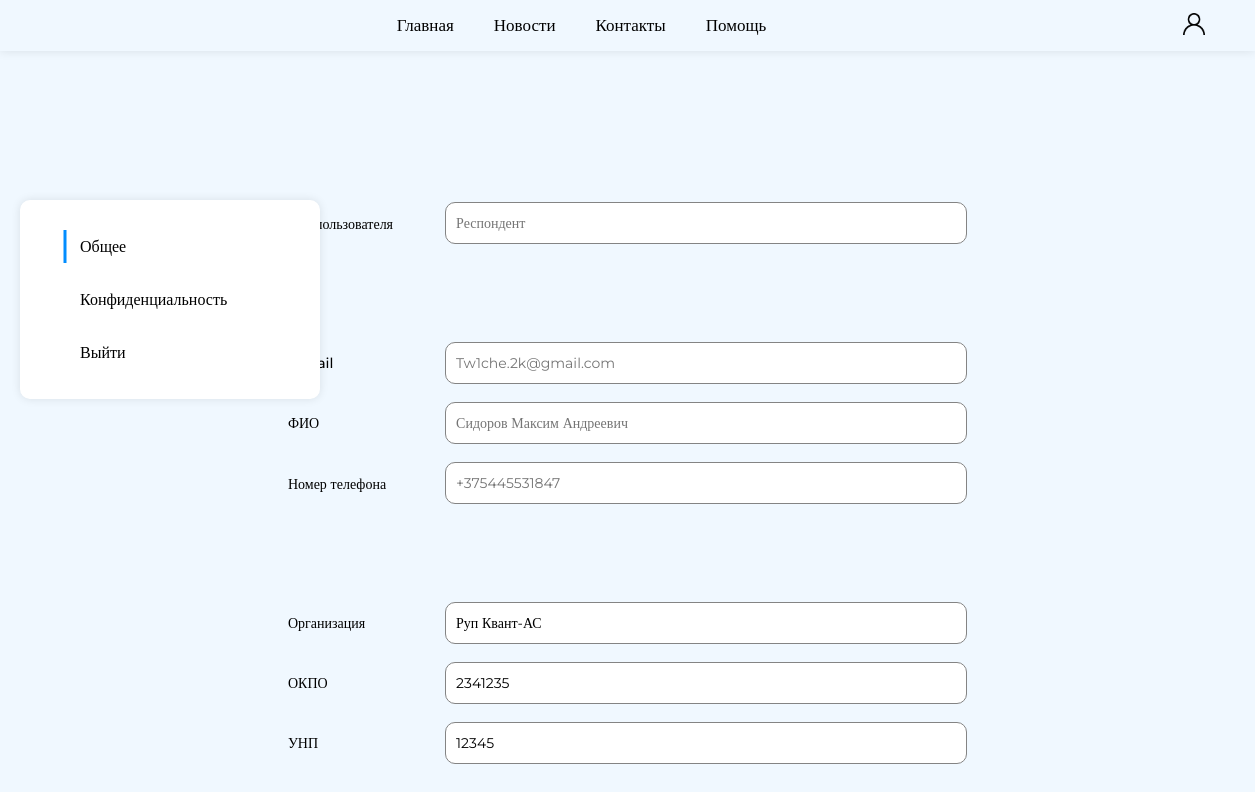
The page /profile/common (signed in) on the database its author committed.
### website/models.py (models this page shows)
class User(db.Model, UserMixin):
    __tablename__ = 'user'
    id = db.Column(db.Integer, primary_key=True)
    type = db.Column(db.String(13), default='Респондент')
    email = db.Column(db.String(50), unique=True)
    fio = db.Column(db.String(30))
    telephone = db.Column(db.String(20))
    password = db.Column(db.String(50))
    organization_id = db.Column(db.Integer(), db.ForeignKey('organization.id'), nullable=False)
    reports = db.relationship('Report', backref='user', lazy = True, cascade = "all, delete-orphan")

class Organization(db.Model):
    __tablename__ = 'organization'
    id = db.Column(db.Integer, primary_key=True)
    full_name = db.Column(db.String(50))
    okpo = db.Column(db.Integer)
    ynp = db.Column(db.Integer)
    users = db.relationship('User', backref = 'organization', lazy = True, cascade = "all, delete-orphan")

### website/views.py (the view)
@views.route('/profile/common')
def profile_common():
    organization = Organization.query.filter_by(id = current_user.organization_id).first()
    return render_template('profile_common.html', user=current_user, organization=organization)

### website/templates/profile_common.html (shortened to what this page needs)
{% extends "base.html" %}
{% block content %}
<div class="profile_page">
    <nav>
        <li class="active_li" onclick="window.location.href='/profile/common'">
            Общее
        </li>
        <li onclick="window.location.href='/profile/password'">Конфиденциальность</li>
        <li onclick="window.location.href='/logout'">Выйти</li>
    </nav>
    <div class="personal-info_area">
        <table>
            <tr>
                <td style = "padding-bottom: 94px;">Тип пользователя</div></td>
                <td><input style = "margin-bottom: 80px;" type="text" placeholder="{{user.type}}" disabled></td>
            <tr >
                <td  ><span >E-mail</span></td>
                <td><input   type="text" placeholder="{{user.email}}" disabled></td>
            </tr>
            <tr>
                <td>ФИО</td>
                <td><input type="text" placeholder="{{user.fio}}" disabled></td>
            </tr>
            <tr >
                <td style = "padding-bottom: 94px;">Номер телефона</td>
                <td><input style = "margin-bottom: 80px;" type="text" placeholder="{{user.telephone}}" disabled></td>
            </tr>
            <tr>
                <td>Организация</td>
                <td><input type="text" value="{{organization.full_name}}" disabled></td>
            </tr>
            <tr>
                <td>ОКПО</td>
                <td><input type="text" value="{{organization.okpo}}" disabled></td>
            </tr>
            <tr>
                <td>УНП</td>
                <td><input type="text" value="{{organization.ynp}}" disabled></td>
            </tr>
    </div>
{% endblock %}

### website/static/css/base.css (style rules this page uses)
* { margin: 0; padding: 0; font-family: 'Montserrat'; }
html { margin: 0; width: 100%; height: 100%; }
body { display: flex; flex-direction: column; min-height: 100vh; background-color:aliceblue; color: rgb(0, 0, 0); }
.profile_page { display: flex; flex-direction: row; padding-top: 200px; color: rgb(0, 0, 0); width: 100%; align-items: flex-start; }
.profile_page nav { position: fixed; width: 300px; display: flex; flex-direction: column; text-align: left; background-color: white; box-shadow: 0 0 10px rgba(0, 0, 0, 0.1); padding: 20px 0; border-radius: 10px; margin-left: 20px; }
.profile_page nav li { list-style-type: none; cursor: pointer; padding: 7px 60px; margin: 10px 0; height: 100%; font-weight: 500; transition: background-color 0.3s ease, color 0.3s ease; position: relative; }
.profile_page nav li.active_li::before { content: ''; position: absolute; top: 0; left: 15%; transform: translateX(-50%); width: 3px; border: none; height: 100%; background-color: #028dff; }
.profile_page .personal-info_area { height: 100%; width: auto; margin: 0 auto; display: flex; flex-direction: column; top: 0; }
.profile_page .personal-info_area table, .profile_page .personal-info_area tr, .profile_page .personal-info_area td { border: none; }
.profile_page .personal-info_area table tr td { width: 100%; }
.profile_page .personal-info_area table tr td { height: 100%; text-align: left; padding: 0; padding-bottom: 16px; font-size: 14px; font-weight: 500; }
.profile_page .personal-info_area td input { width: 500px; font-size: 14px; margin-left: 50px; padding: 0 10px; height: 40px; border-radius: 10px; border: none; border: 1px solid rgb(132,132,132); color: black; background-color:rgb(255, 255, 255); }

### rows shown on the page
User: type "Респондент", email "Tw1che.2k@gmail.com", fio "Сидоров Максим Андреевич", telephone "+375445531847"
Organization: full_name "Руп Квант-АС", okpo "2341235", ynp "12345"
